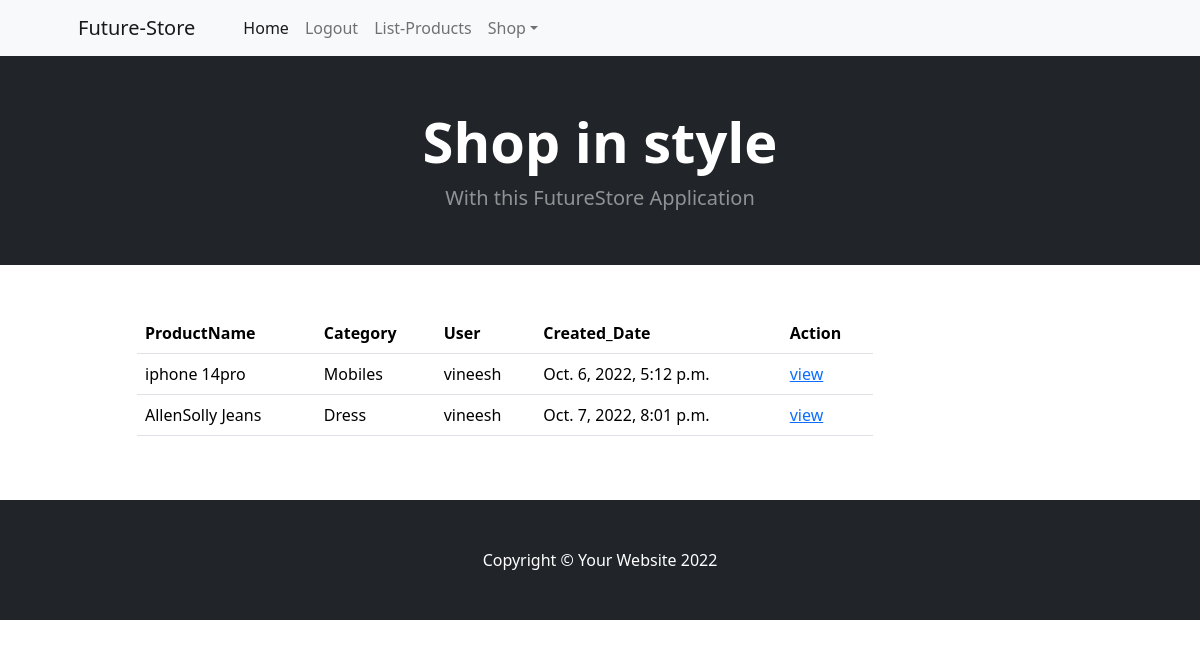
/owner/orders/latest, run on the app's committed database.
### Owner/models.py (models this page shows, shortened)
class Orders(models.Model):
    product=models.ForeignKey(Products, on_delete=models.CASCADE)
    user=models.ForeignKey(User,on_delete=models.CASCADE)
    created_date=models.DateTimeField(auto_now_add=True,null=True)
    options=(
        ("order-placed","order-placed"),
        ("dispatched","dispatched"),
        ("in-transit","in-transit"),
        ("delivered","delivered"),
        ("cancelled","cancelled")
    )
    status=models.CharField(max_length=150,choices=options,default="order-placed")
    delivery_address=models.CharField(max_length=200,null=True)
    expected_delivery_date=models.DateField(null=True)

class Products(models.Model):
    product_name=models.CharField(max_length=200, unique=True)
    category=models.ForeignKey(Categories, on_delete=models.CASCADE)
    image=models.ImageField(upload_to="images",null=True)
    price=models.PositiveBigIntegerField()
    description=models.CharField(max_length=250,null=True)

class Categories(models.Model):
    category_name=models.CharField(max_length=200,unique=True)
    is_active=models.BooleanField(default=True)

### Owner/views.py (the view)
# urls.py: path("orders/latest",views.OrdersListView.as_view(),name="neworders"),
class OrdersListView(ListView):
    model=Orders
    context_object_name = "orders"
    template_name = "owner/admin_listorder.html"
    def get_queryset(self):
        return Orders.objects.filter(status="order-placed")

### Owner/templates/owner/admin_listorder.html
{%extends 'base1.html'%}
{%block body_block%}
</head>
<body>
<div class="container">
  <div class="row">
    <div class="col-1"></div>
    <div class="col-8">
      <table class="table">
        <tr>
          <th>ProductName</th>
          <th>Category</th>
          <th>User</th>
          <th>Created_Date</th>
          <th>Action</th>
        </tr>
        {%for order in orders%}
        <tr>
          <td>{{order.product.product_name}}</td>
          <td>{{order.product.category.category_name}}</td>
          <td>{{order.user}}</td>
          <td>{{order.created_date}}</td>
          <td>
            <a href="{%url 'order-details' order.id%}">view</a>
          </td>
        </tr>
        {%endfor%}
      </table>
    </div>
    <div class="col-3">
    </div>
  </div>
</div>
{%endblock%}

### data on the page
Orders: product.product_name "iphone 14pro", product.category.category_name "Mobiles", user "vineesh", created_date "Oct. 6, 2022, 5:12 p.m."
Orders: product.product_name "AllenSolly Jeans", product.category.category_name "Dress", user "vineesh", created_date "Oct. 7, 2022, 8:01 p.m."
